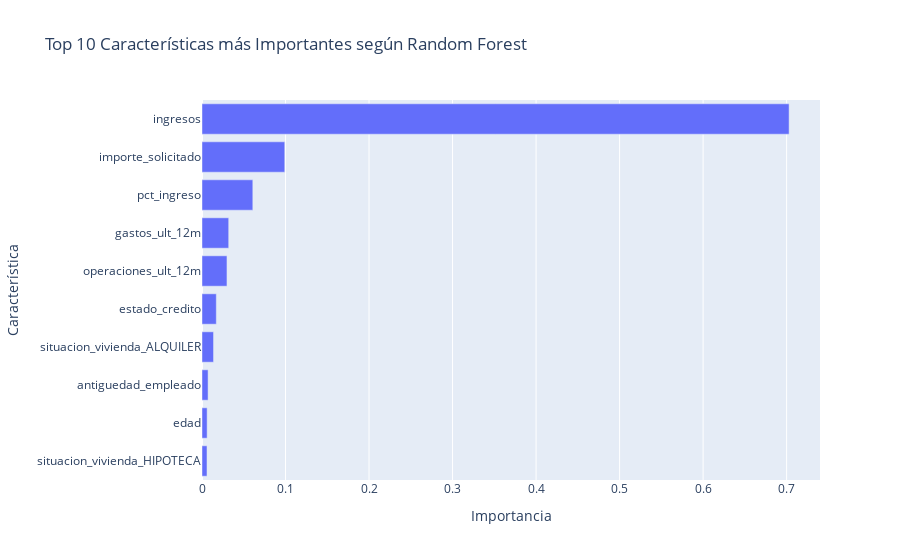

Notebook code for this chart:
### Code cell
#Método Adicional: Bosque Aleatorio (Random Forest)
# Importación de la librería para el nuevo modelo
from sklearn.ensemble import RandomForestClassifier
import plotly.express as px # Para la visualización de importancias

# --- Entrenamiento del modelo Random Forest ---
# Se registra la ejecución dentro del mismo experimento de mlflow
with mlflow.start_run(run_name='Random Forest'):
    # Se instancia el clasificador con parámetros comunes
    rfc = RandomForestClassifier(n_estimators=100, # Cantidad de árboles en el bosque
                                 max_depth=5,        # Profundidad máxima similar a tu segundo árbol
                                 min_samples_split=5,
                                 random_state=42,    # Para reproducibilidad
                                 n_jobs=-1)           # Usa todos los procesadores disponibles

    # Se entrena el modelo con los mismos datos
    rfc.fit(train_data, train_labels)

    # Se finaliza el registro (si no se usa autolog, aquí se registrarían métricas y parámetros)
    mlflow.end_run()

# --- Evaluación del rendimiento del modelo ---
# Se utiliza la misma función que ya definiste
print("--- Evaluación del Random Forest ---")
evaluar_modelo(rfc, test_data, test_labels)


# --- Extracción y visualización de la importancia de características ---
print("\n--- Importancia de las Características (Top 10) ---")

# Se obtienen las importancias y los nombres de las columnas
importances = rfc.feature_importances_
feature_names = data.columns

# Se crea un DataFrame de pandas para facilitar la visualización
feature_importance_df = pd.DataFrame({'feature': feature_names, 'importance': importances})

# Se ordena el DataFrame por importancia de mayor a menor
feature_importance_df = feature_importance_df.sort_values(by='importance', ascending=False)

# Se muestran las 10 características más importantes
print(feature_importance_df.head(10))

# Se crea un gráfico de barras para visualizar las importancias
fig_importance = px.bar(feature_importance_df.head(10), 
                        x='importance', 
                        y='feature',
                        orientation='h',
                        title='Top 10 Características más Importantes según Random Forest',
                        labels={'importance': 'Importancia', 'feature': 'Característica'})

# Se ajusta el orden del eje Y para que la más importante quede arriba
fig_importance.update_layout(yaxis={'categoryorder':'total ascending'})
fig_importance.show()

### Figure 1 — Plotly figure (JSON) as saved in the notebook; plotly's stock layout.template omitted (floating-point values rounded to 4 significant figures)
{"data": [{"hovertemplate": "Importancia=%{x}<br>Característica=%{y}<extra></extra>", "legendgroup": "", "marker": {"color": "#636efa", "pattern": {"shape": ""}}, "name": "", "orientation": "h", "showlegend": false, "textposition": "auto", "type": "bar", "x": [0.703, 0.0991, 0.06085, 0.03197, 0.0299, 0.01715, 0.01381, 0.007274, 0.006139, 0.005973], "xaxis": "x", "y": ["ingresos", "importe_solicitado", "pct_ingreso", "gastos_ult_12m", "operaciones_ult_12m", "estado_credito", "situacion_vivienda_ALQUILER", "antiguedad_empleado", "edad", "situacion_vivienda_HIPOTECA"], "yaxis": "y"}], "layout": {"barmode": "relative", "legend": {"tracegroupgap": 0}, "title": {"text": "Top 10 Características más Importantes según Random Forest"}, "xaxis": {"anchor": "y", "domain": [0, 1], "title": {"text": "Importancia"}}, "yaxis": {"anchor": "x", "categoryorder": "total ascending", "domain": [0, 1], "title": {"text": "Característica"}}}}
